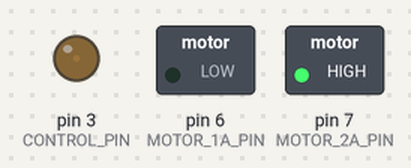
A sketch run on a simulated Arduino Uno, built with avr-gcc and run on an emulated ATmega328P. Shown: switched loads named in the sketch (green lamp = pin HIGH), output pins drawn as LEDs (lit = HIGH).

Above: at 0.15 s.
At 10.05 s:
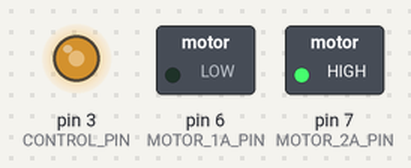
At 19.96 s:
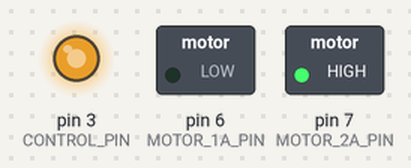
At 39.78 s:
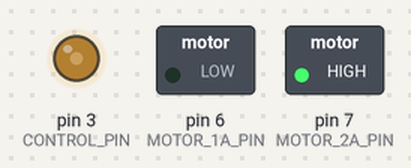
Timing chart, 0 to 40.0 s (numbered marks = the images above):
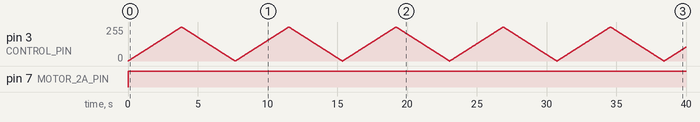

The sketch:

DC-motor-control.ino
```cpp
#define CONTROL_PIN 3
#define MOTOR_1A_PIN 6
#define MOTOR_2A_PIN 7

void setup()
{
    pinMode(CONTROL_PIN, OUTPUT);
    pinMode(MOTOR_1A_PIN, OUTPUT);
    pinMode(MOTOR_2A_PIN, OUTPUT);
}

void loop()
{
    // spin the motor
    digitalWrite(MOTOR_1A_PIN, LOW);
    digitalWrite(MOTOR_2A_PIN, HIGH);
    /*
    invert the values above (LOW/HIGH) to reverse direction
    ie. MOTOR_1A_PIN -> HIGH, MOTOR_1A_PIN -> LOW

    DO NOT SET BOTH TO HIGH
    */

    for(int motorSpeed = 0; motorSpeed <= 255; ++motorSpeed)
    {
        analogWrite(CONTROL_PIN, motorSpeed); //control the motor speed (values from 0-255 are accepted)
        delay(15);
    }
    for(int motorSpeed = 255; motorSpeed >= 0; --motorSpeed)
    {
        analogWrite(CONTROL_PIN, motorSpeed); //control the motor speed (values from 0-255 are accepted)
        delay(15);
    }
}
```

Measured:
- by itself, pin 7 (MOTOR_2A_PIN): LOW → HIGH at 0.00 s
